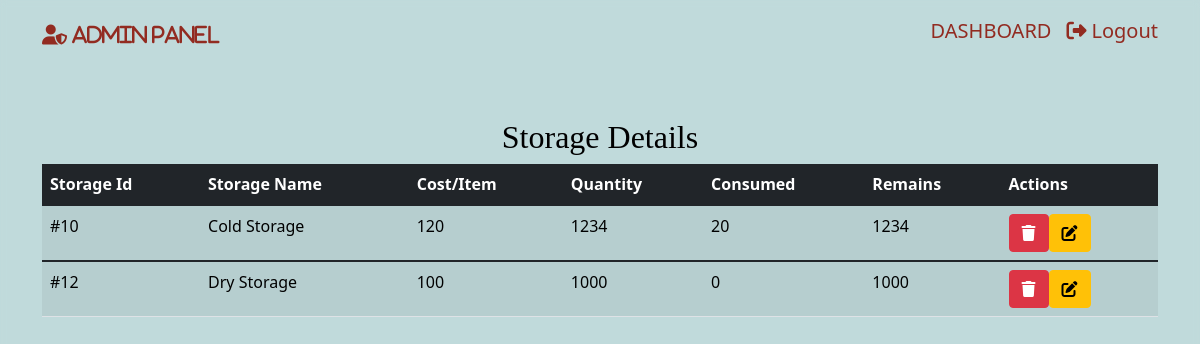
Page /Admin/storage-action.php (signed in) on the committed database.
### tables this page shows
CREATE TABLE `Storage` (
  `s_id` int(11) NOT NULL,
  `name` varchar(30) NOT NULL,
  `cost` int(11) NOT NULL,
  `quantity` int(11) DEFAULT NULL,
  `description` varchar(1000) DEFAULT NULL,
  `img_path` varchar(1000) DEFAULT NULL,
  `consumed` int(11) NOT NULL DEFAULT 0,
  `remains` int(2) DEFAULT NULL
);

### Admin/storage-action.php (the view, shortened to what this page needs)
<!DOCTYPE html>
<html lang="en">
<head>
    <link href="https://cdn.jsdelivr.net/npm/bootstrap@5.1.3/dist/css/bootstrap.min.css" rel="stylesheet"
>
</head>
<body>
    <nav class="navbar navbar-light">
        <div class="container">
            <a class="navbar-brand" href="#">
                <i class="fas fa-user-shield" style="color:#922B21"> ADMIN PANEL</i>
            </a>
            <p style="float:right;color:#922B21;font-size:20px;margin-top:8px"><a href="admin-panel.php"style="text-decoration:none;color:#922B21;margin-right:15px">DASHBOARD</a><a href="logout.php"
                    style="text-decoration:none;color:#922B21"><i class="fa fa-sign-out-alt">&nbsp;</i>Logout</a></p>
        </div>
    </nav>
    <section class="container py-2 mt-4 mb-4">
        <div class="row">
            <div class="col-lg-12">
                <h2 class="app-stats text-center mt-3"
                    style="color:black;font-family: 'Times New Roman', Times, serif;">Storage Details</h2>
                <div class=" table-responsive">
                    <table class="table table-striped table-hover">
                        <thead class="thead bg-dark" style="color:white;">
                            <tr>
                                <th>Storage Id</th>
                                <th>Storage Name</th>
                                <th>Cost/Item</th>
                                <th>Quantity</th>
                                <th>Consumed</th>
                                <th>Remains</th>
                                <th>Actions</th>
                            </tr>
                        </thead>
                        <?php
                       global $connection;
                       $sql="SELECT * FROM Storage";
                       $stmt=$connection->query($sql);
                       while($Datarows = $stmt->fetch_assoc())
                       {
                           $id          = $Datarows["s_id"];
                           $Sname       = $Datarows["name"];
                           $CostItem    = $Datarows["cost"];
                           $qty         = $Datarows["quantity"];
                           $cons        = $Datarows['consumed'];
                           $remains     = $Datarows['remains'];
                    ?>
                        <tbody class="tbody">
                            <tr>
                                <td>#<?php echo  $id;       ?></td>
                                <td> <?php echo  $Sname;      ?></td>
                                <td> <?php echo  $CostItem; ?></td>
                                <td> <?php echo  $qty;      ?></td>
                                <td> <?php echo  $cons;    ?></td>
                                <td> <?php echo  $remains;    ?></td>
                                 <td>
                                     <a title="Edit This Storage" href="edit-storage.php?id=<?php echo $id; ?>" class="btn btn-warning"><i class="fas fa-edit"></i>
                                    </a>
                                    <form method="POST" style="float:left;">
                       <button type="submit" class="btn btn-danger" name="delete_btn" value="<?php echo $id; ?>"><i class="fas fa-trash"></i></button>
                            </form></td>
                            </tr>
                        </tbody>
                        <?php } ?>
                    </table>
                </div>
            </div>
        </div>
</body>
</html>

### Admin/storage-action.php (style rules this page uses)
body { position: absolute; top: 0; bottom: 0; left: 0; right: 0; height: 100%; backdrop-filter: blur(3px); background-image: url("images/mainWall.jpg"); background-repeat: no-repeat, repeat; background-color: #cccccc; background-size: cover; }
.table .tbody tr td { color: black; }

### rows in the picture
storage: s_id "10", name "Cold Storage", cost "120", quantity "1234", consumed "20", remains "1234"
storage: s_id "12", name "Dry Storage", cost "100", quantity "1000", consumed "0", remains "1000"
